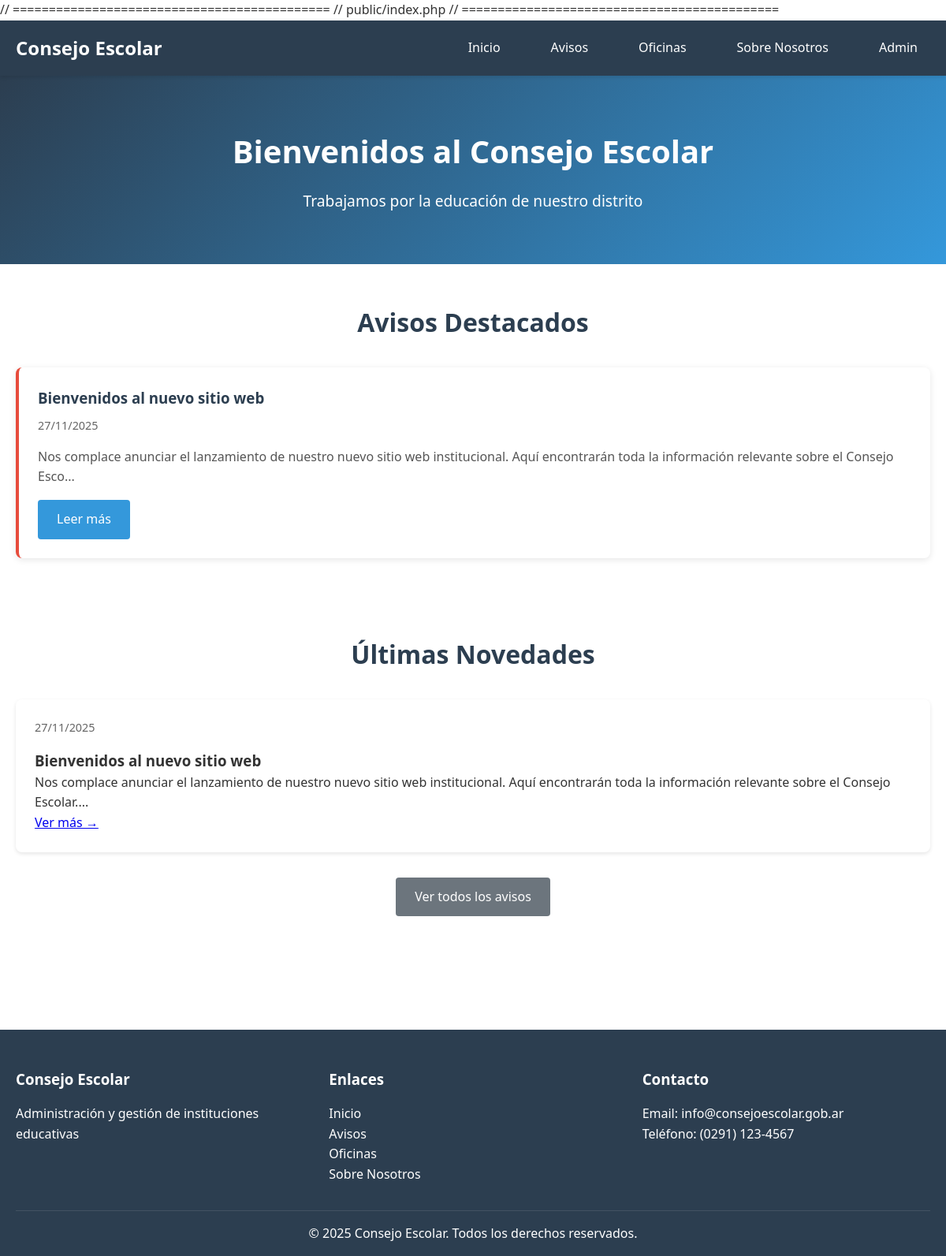
The page /public/index.php on the database its author committed.
### tables this page shows
CREATE TABLE `avisos` (
  `id` int NOT NULL AUTO_INCREMENT,
  `titulo` varchar(200) NOT NULL,
  `contenido` text NOT NULL,
  `imagen` varchar(255) DEFAULT NULL,
  `destacado` tinyint(1) DEFAULT '0',
  `activo` tinyint(1) DEFAULT '1',
  `usuario_id` int NOT NULL,
  `created_at` timestamp NULL DEFAULT CURRENT_TIMESTAMP,
  `updated_at` timestamp NULL DEFAULT CURRENT_TIMESTAMP ON UPDATE CURRENT_TIMESTAMP,
  PRIMARY KEY (`id`),
  KEY `usuario_id` (`usuario_id`),
  KEY `idx_destacado` (`destacado`),
  KEY `idx_created_at` (`created_at`),
  CONSTRAINT `avisos_ibfk_1` FOREIGN KEY (`usuario_id`) REFERENCES `usuarios` (`id`) ON DELETE CASCADE
);

### public/index.php (called while the page is built, shortened)
<?php
require_once '../config/config.php';
require_once '../config/database.php';
require_once '../core/Model.php';
$router = new Router();

### app/controllers/HomeController.php (called while the page is built)
<?php
class HomeController extends Controller {
    public function index() {
        $avisoModel = new Aviso();
        $data = [
            'title' => 'Inicio',
            'avisosDestacados' => $avisoModel->getDestacados(3),
            'ultimosAvisos' => $avisoModel->getActivos(6)
        ];
        $this->view('home/index', $data);
    }
}

### core/router.php (called while the page is built, shortened)
<?php
class Router {
    private $method = 'index';
    public function __construct() {
        $url = $this->parseUrl();
        $this->controller = new $this->controller;
        $this->params = $url ? array_values($url) : [];
        call_user_func_array([$this->controller, $this->method], $this->params);
    }
    private function parseUrl() {
        return [];
    }
}

### core/model.php (called while the page is built, shortened)
<?php
class Model {
    public function __construct() {
        $database = new Database();
        $this->db = $database->connect();
    }
}

### config/database.php (called while the page is built, shortened)
<?php
class Database {
    private $host = 'localhost';
    private $db_name = 'consejo_escolar';
    private $username = 'root';
    private $password = '';
    public function connect() {
        $this->conn = null;
        try {
            $this->conn = new PDO(
                "mysql:host=" . $this->host . ";dbname=" . $this->db_name,
                $this->username,
                $this->password
            );
            $this->conn->setAttribute(PDO::ATTR_ERRMODE, PDO::ERRMODE_EXCEPTION);
            $this->conn->exec("set names utf8mb4");
        } catch(PDOException $e) {
            echo "Error de conexión: " . $e->getMessage();
        }
        return $this->conn;
    }
}

### app/models/Aviso.php (called while the page is built, shortened)
<?php
class Aviso extends Model {
    public function getDestacados($limit = 3) {
        $sql = "SELECT a.*, u.nombre as autor
                FROM avisos a
                INNER JOIN usuarios u ON a.usuario_id = u.id
                WHERE a.activo = 1 AND a.destacado = 1
                ORDER BY a.created_at DESC
                LIMIT {$limit}";
        $stmt = $this->db->prepare($sql);
        $stmt->execute();
        return $stmt->fetchAll(PDO::FETCH_ASSOC);
    }
}

### config/config.php (called while the page is built, shortened)
<?php
spl_autoload_register(function($class) {
    $paths = [
        '../core/' . $class . '.php',
        '../app/models/' . $class . '.php',
        '../app/controllers/' . $class . '.php'
    ];
    foreach($paths as $path) {
        if(file_exists($path)) {
            return;
        }
    }
});

### app/views/home/index.php (the view)
<section class="hero">
    <div class="container">
        <h1>Bienvenidos al Consejo Escolar</h1>
        <p>Trabajamos por la educación de nuestro distrito</p>
    </div>
</section>
<?php if(!empty($avisosDestacados)): ?>
<section class="avisos-destacados">
    <div class="container">
        <h2>Avisos Destacados</h2>
        <div class="avisos-grid">
            <?php foreach($avisosDestacados as $aviso): ?>
                <article class="aviso-card destacado">
                    <h3><?php echo htmlspecialchars($aviso['titulo']); ?></h3>
                    <p class="aviso-fecha"><?php echo date('d/m/Y', strtotime($aviso['created_at'])); ?></p>
                    <p class="aviso-excerpt">
                        <?php echo substr(strip_tags($aviso['contenido']), 0, 150) . '...'; ?>
                    </p>
                    <a href="<?php echo BASE_URL; ?>avisos/detalle/<?php echo $aviso['id']; ?>" class="btn">Leer más</a>
                </article>
            <?php endforeach; ?>
        </div>
    </div>
</section>
<?php endif; ?>
<section class="ultimos-avisos">
    <div class="container">
        <h2>Últimas Novedades</h2>
        <div class="avisos-lista">
            <?php if(!empty($ultimosAvisos)): ?>
                <?php foreach($ultimosAvisos as $aviso): ?>
                    <article class="aviso-item">
                        <div class="aviso-meta">
                            <span class="fecha"><?php echo date('d/m/Y', strtotime($aviso['created_at'])); ?></span>
                        </div>
                        <h3><?php echo htmlspecialchars($aviso['titulo']); ?></h3>
                        <p><?php echo substr(strip_tags($aviso['contenido']), 0, 200) . '...'; ?></p>
                        <a href="<?php echo BASE_URL; ?>avisos/detalle/<?php echo $aviso['id']; ?>">Ver más →</a>
                    </article>
                <?php endforeach; ?>
            <?php else: ?>
                <p>No hay avisos disponibles en este momento.</p>
            <?php endif; ?>
        </div>
        <div class="text-center">
            <a href="<?php echo BASE_URL; ?>avisos" class="btn btn-secondary">Ver todos los avisos</a>
        </div>
    </div>
</section>

### public/css/style.css (style rules this page uses)
* { margin: 0; padding: 0; box-sizing: border-box; }
:root { --primary-color: #2c3e50; --secondary-color: #3498db; --accent-color: #e74c3c; --text-color: #333; --light-bg: #f8f9fa; --border-color: #dee2e6; --success-color: #27ae60; --warning-color: #f39c12; }
body { font-family: 'Segoe UI', Tahoma, Geneva, Verdana, sans-serif; line-height: 1.6; color: var(--text-color); }
.container { max-width: 1200px; margin: 0 auto; padding: 0 20px; }
.hero { background: linear-gradient(135deg, var(--primary-color), var(--secondary-color)); color: white; padding: 4rem 0; text-align: center; }
.hero h1 { font-size: 2.5rem; margin-bottom: 1rem; }
.hero p { font-size: 1.2rem; }
.btn { display: inline-block; padding: 0.75rem 1.5rem; background-color: var(--secondary-color); color: white; text-decoration: none; border-radius: 4px; border: none; cursor: pointer; transition: background-color 0.3s; font-size: 1rem; }
.btn-secondary { background-color: #6c757d; }
.text-center { text-align: center; margin: 2rem 0; }
.avisos-destacados, .ultimos-avisos, .avisos-seccion { padding: 3rem 0; }
.avisos-destacados h2, .ultimos-avisos h2 { text-align: center; font-size: 2rem; margin-bottom: 2rem; color: var(--primary-color); }
.avisos-grid { display: grid; grid-template-columns: repeat(auto-fit, minmax(300px, 1fr)); gap: 2rem; margin-top: 2rem; }
.aviso-card { background: white; border-radius: 8px; padding: 1.5rem; box-shadow: 0 2px 8px rgba(0,0,0,0.1); transition: transform 0.3s, box-shadow 0.3s; }
.aviso-card.destacado { border-left: 4px solid var(--accent-color); }
.aviso-card h3, .aviso-card h2 { color: var(--primary-color); margin-bottom: 0.5rem; }
.aviso-fecha { color: #666; font-size: 0.9rem; margin-bottom: 1rem; }
.aviso-excerpt { margin: 1rem 0; color: #555; }
.aviso-item { background: white; border-radius: 8px; padding: 1.5rem; box-shadow: 0 2px 5px rgba(0,0,0,0.1); }
.aviso-meta { display: flex; gap: 1rem; margin-bottom: 1rem; font-size: 0.9rem; color: #666; }

### rows shown on the page
avisos: titulo "Bienvenidos al nuevo sitio web", created_at "27/11/2025", contenido "Nos complace anunciar el lanzamiento de nuestro nuevo sitio web institucional. Aquí encontrarán toda la información relevante sobre el Consejo Esco", contenido "Nos complace anunciar el lanzamiento de nuestro nuevo sitio web institucional. Aquí encontrarán toda la información relevante sobre el Consejo Escolar."
